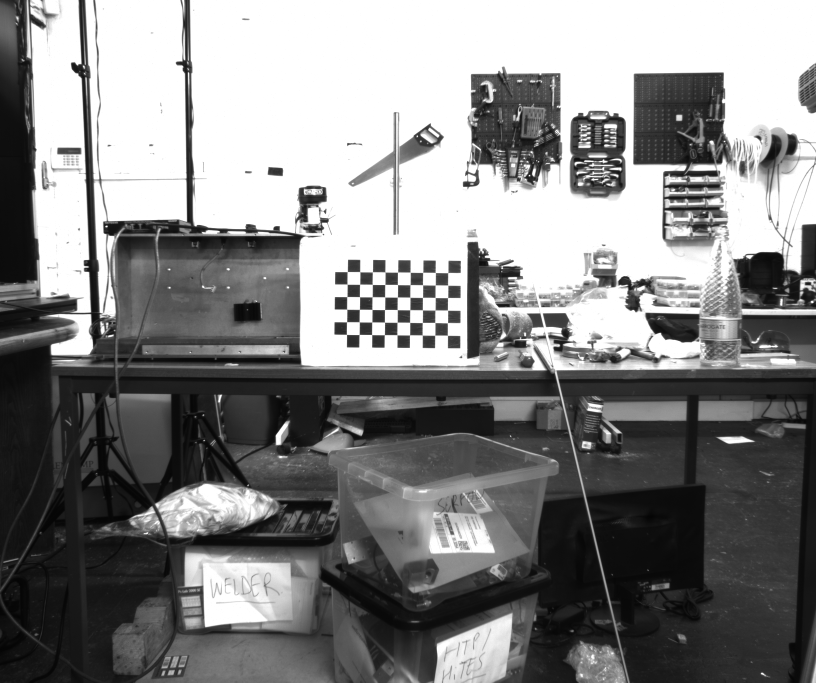
#> input picture single_image_test/img1.png, 2448 x 2048 px (shown at 1/3 size); its folder holds 4 pictures in this run
$ python aruco_test_template.py
#> lines starting #> are read from the running program, lines starting #| are printed output that depends on the picture
import numpy as np
import cv2
import pickle
import glob
import cv2.aruco as aruco


# This code is developed from aruco_detection_test, but adding the pose estimation.
# The first section is calibration, the second section is marker recognition and
# pose estimation.


###########################
# SECTION 1 - CALIBRATION #
##########################

objpoints = []  # 3D point in real world space where chess squares are
imgpoints = []  # 2D point in image plane, determined by CV2

CHESSBOARD_CORNERS_ROWCOUNT = 9     # Don't change as preset cal is 9x6
CHESSBOARD_CORNERS_COLCOUNT = 6

objp = np.zeros((CHESSBOARD_CORNERS_ROWCOUNT * CHESSBOARD_CORNERS_COLCOUNT, 3), np.float32)
objp[:, :2] = np.mgrid[0:CHESSBOARD_CORNERS_ROWCOUNT, 0:CHESSBOARD_CORNERS_COLCOUNT].T.reshape(-1, 2)

images = glob.glob('img*.png')  # The calibration images
imageSize = None

for iname in images:
    img = cv2.imread(iname)
#> img is the input picture: shape (2048, 2448, 3); min 4, max 255, mean 132.8
    gray = cv2.cvtColor(img, cv2.COLOR_BGR2GRAY)

    board, corners = cv2.findChessboardCorners(gray, (CHESSBOARD_CORNERS_ROWCOUNT, CHESSBOARD_CORNERS_COLCOUNT), None)
#> board = True; corners = 54 rows, first 8: [1343.2, 1006.8], [1305.4, 1006.3], [1267.6, 1006], [1229.7, 1005.7], [1191.7, 1005.4], [1154, 1005.2], [1116.1, 1004.8], [1078.3, 1004.4]

    if board == True:
        objpoints.append(objp)


        corners_acc = cv2.cornerSubPix(
            image=gray,
            corners=corners,
            winSize=(11, 11),
            zeroZone=(-1, -1),
            criteria=(cv2.TERM_CRITERIA_EPS + cv2.TERM_CRITERIA_MAX_ITER, 30,
                      0.001))  # Last parameter is about termination critera
#> corners_acc = 54 rows, first 8: [1343.2, 1006.7], [1305.4, 1006.5], [1267.6, 1005.9], [1229.6, 1005.7], [1191.9, 1005.4], [1154, 1005.1], [1116.1, 1004.6], [1078.4, 1004.4]
        imgpoints.append(corners_acc)


        if not imageSize:
            imageSize = gray.shape[::-1]
#> imageSize = (2448, 2048)

        img = cv2.drawChessboardCorners(img, (CHESSBOARD_CORNERS_ROWCOUNT, CHESSBOARD_CORNERS_COLCOUNT), corners_acc,
                                        board)

        cv2.imshow('Chessboard', img)   # GUI window that should pop-up
        cv2.waitKey(0)
    else:
        print("Not able to detect a chessboard in image: {}".format(iname))

cv2.destroyAllWindows()

if len(images) < 1:
    print(
        "Calibration was unsuccessful. No images of chessboards were found. Add images of chessboards and use or alter the naming conventions used in this file.")
    exit()

if not imageSize:

    print(
        "Calibration was unsuccessful. We couldn't detect chessboards in any of the images supplied. Try changing the patternSize passed into findChessboardCorners(), or try different pictures of chessboards.")
    exit()

calibration, cameraMatrix, distCoeffs, rvecs, tvecs = cv2.calibrateCamera(
    objectPoints=objpoints,
    imagePoints=imgpoints,
    imageSize=imageSize,
    cameraMatrix=None,
    distCoeffs=None)    # Calibration coefficients

print(cameraMatrix)
print(distCoeffs)

f = open('calibration.pckl', 'wb')  # The pickle file that the calibration information is written to
pickle.dump((cameraMatrix, distCoeffs, rvecs, tvecs), f)
f.close()
print('Calibration successful. Calibration file used: {}'.format('calibration.pckl'))


#####################################################
# SECTION 2 - MARKER AQUISITION AND POSE ESTIMATION #
####################################################

images_2 = glob.glob('aru*.png')    # The single image of the aruco marker
imageSize = None
dictionary = cv2.aruco.getPredefinedDictionary(cv2.aruco.DICT_ARUCO_ORIGINAL)

for iname_2 in images_2:
    img_2 = cv2.imread(iname_2)
    cv2.imshow('window', img_2)
    gray = cv2.cvtColor(img_2, cv2.COLOR_BGR2GRAY)

while (True):

        res = cv2.aruco.detectMarkers(gray, dictionary)
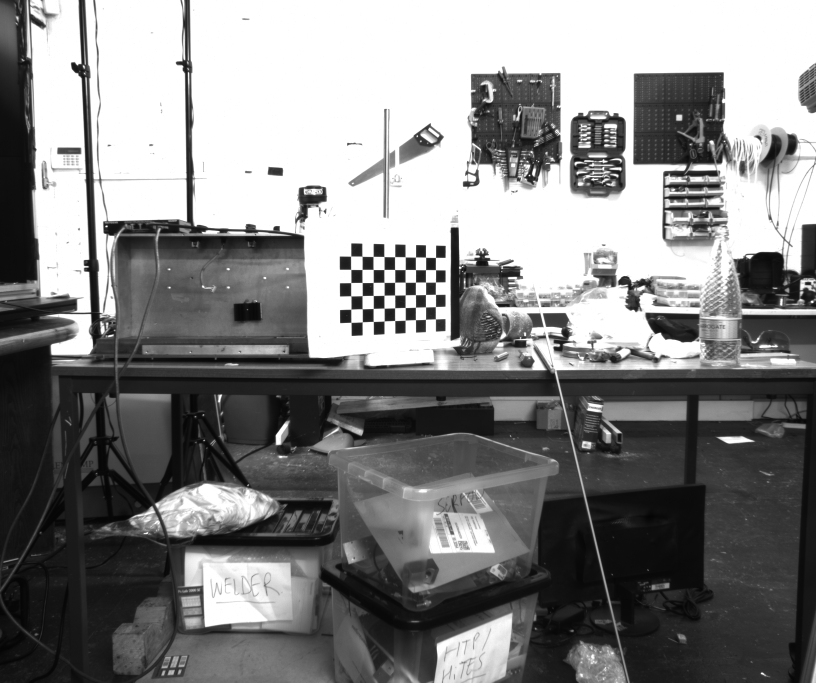
#> gray: shape (2048, 2448) (shown at 1/3 size); min 4, max 255, mean 132.5
        #   print(res[0],res[1],len(res[2]))
        parameters = aruco.DetectorParameters_create()
        corners, ids, rejectedImgPoints = aruco.detectMarkers(gray, dictionary, parameters=parameters)
        font = cv2.FONT_HERSHEY_SIMPLEX  # font for displaying text (below)

        if len(res[0]) > 0:
            cv2.aruco.drawDetectedMarkers(gray, res[0], res[1])

        if np.all(ids != None):

            rvec, tvec, _ = aruco.estimatePoseSingleMarkers(corners, 0.05, cameraMatrix,
                                                            distCoeffs)  # remember to change marker length (in meters)
            (rvec - tvec).any()  # get rid of that nasty numpy value array error

            # Extracting the distance from marker ID

            list_tvec = list(tvec[0][0])

            # Scaling tvec according to camera matrix
            scaled_distance = (list_tvec[2]) / 2.07
            print("Distance from camera to marker is: ", list_tvec[2])

            for i in range(0, ids.size):
                aruco.drawAxis(img_2, cameraMatrix, distCoeffs, rvec[i], tvec[i], 0.1)  # Draw Axis
            aruco.drawDetectedMarkers(img_2, corners)  # Draw A square around the markers

            ###### DRAW ID #####
            strg = ''
            for i in range(0, ids.size):
                strg += str(ids[i][0]) + ', '

            cv2.putText(img_2, "Id: " + strg, (0, 64), font, 1, (0, 255, 0), 2, cv2.LINE_AA)

        else:
            ##### DRAW "NO IDS" #####
#> (the run stopped early here; a loop or call above may not have finished)
